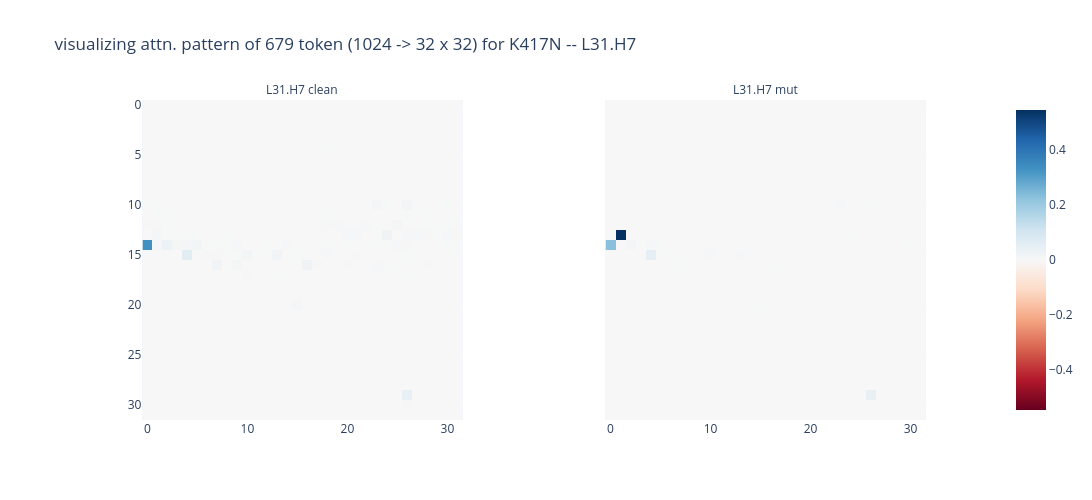
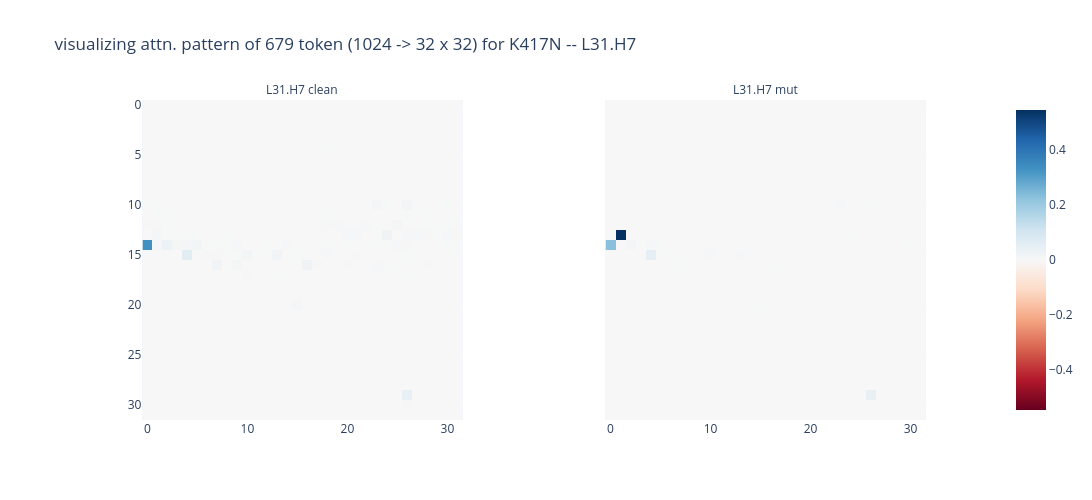
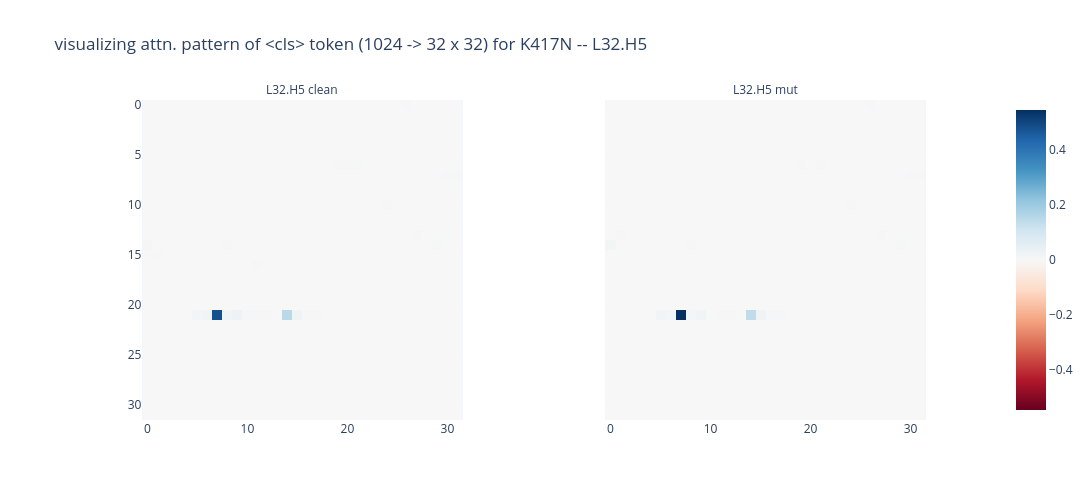
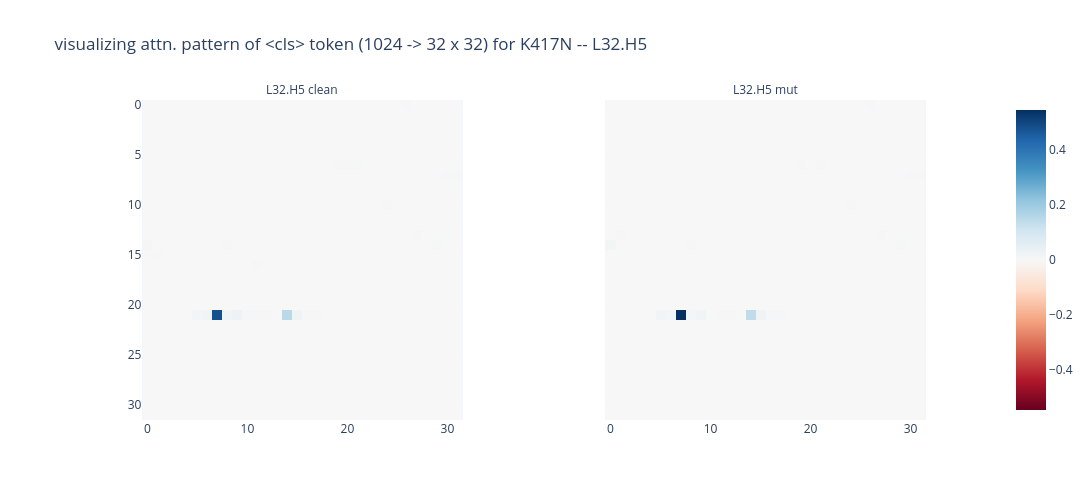

The cell these charts' notebook holds for them, in order:
### Code cell
for i, (layer, head) in enumerate(layer_head_list_i):
    print(layer, head)
    (attn_orig_mean, attn_orig_std) = attn_orig_mean_std[i]
    (attn_mut_mean, attn_mut_std) = attn_mut_mean_std[i]
    if layer == 32:
        fig = plot_orig_mut_attn_col(
            attn_orig_mean,
            attn_mut_mean,
            disp_title=f"visualizing attn. pattern of <cls> token (1024 -> 32 x 32) for {mut_i} -- L{layer}.H{head}",
            disp_col_label = f"L{layer}.H{head}"
        )
    if layer == 31:
        N = 679
        fig = plot_orig_mut_attn_col(
            attn_orig_mean[N,:],
            attn_mut_mean[N,:],
            disp_title=f"visualizing attn. pattern of {N} token (1024 -> 32 x 32) for {mut_i} -- L{layer}.H{head}",
            disp_col_label = f"L{layer}.H{head}"
        )
    fig.show()
    torch.cuda.empty_cache()

### Figure 1 — Plotly figure (JSON) as saved in the notebook; plotly's stock layout.template omitted (floating-point values rounded to 4 significant figures; data arrays with more than 128 entries replaced by an {"elided": "..."} marker saying what was removed)
{"data": [{"coloraxis": "coloraxis", "customdata": {"elided": "32x32 int values"}, "hovertemplate": "%{x}, %{y}<br>Sequence position: 0 <- %{customdata}<br>Attn Prob. %{z}", "name": "0", "type": "heatmap", "x": [0, 1, 2, 3, 4, 5, 6, 7, 8, 9, 10, 11, 12, 13, 14, 15, 16, 17, 18, 19, 20, 21, 22, 23, 24, 25, 26, 27, 28, 29, 30, 31], "xaxis": "x", "y": [0, 1, 2, 3, 4, 5, 6, 7, 8, 9, 10, 11, 12, 13, 14, 15, 16, 17, 18, 19, 20, 21, 22, 23, 24, 25, 26, 27, 28, 29, 30, 31], "yaxis": "y", "z": {"elided": "32x32 float values"}}, {"coloraxis": "coloraxis", "customdata": {"elided": "32x32 int values"}, "hovertemplate": "%{x}, %{y}<br>Sequence position: 0 <- %{customdata}<br>Attn Prob. %{z}", "name": "1", "type": "heatmap", "x": [0, 1, 2, 3, 4, 5, 6, 7, 8, 9, 10, 11, 12, 13, 14, 15, 16, 17, 18, 19, 20, 21, 22, 23, 24, 25, 26, 27, 28, 29, 30, 31], "xaxis": "x2", "y": [0, 1, 2, 3, 4, 5, 6, 7, 8, 9, 10, 11, 12, 13, 14, 15, 16, 17, 18, 19, 20, 21, 22, 23, 24, 25, 26, 27, 28, 29, 30, 31], "yaxis": "y2", "z": {"elided": "32x32 float values"}}], "layout": {"annotations": [{"font": {}, "showarrow": false, "text": "L31.H7 clean", "x": 0.245, "xanchor": "center", "xref": "paper", "y": 1, "yanchor": "bottom", "yref": "paper"}, {"font": {}, "showarrow": false, "text": "L31.H7 mut", "x": 0.755, "xanchor": "center", "xref": "paper", "y": 1, "yanchor": "bottom", "yref": "paper"}], "coloraxis": {"autocolorscale": false, "cmid": 0, "colorscale": [[0, "rgb(103,0,31)"], [0.1, "rgb(178,24,43)"], [0.2, "rgb(214,96,77)"], [0.3, "rgb(244,165,130)"], [0.4, "rgb(253,219,199)"], [0.5, "rgb(247,247,247)"], [0.6, "rgb(209,229,240)"], [0.7, "rgb(146,197,222)"], [0.8, "rgb(67,147,195)"], [0.9, "rgb(33,102,172)"], [1, "rgb(5,48,97)"]]}, "height": 500, "title": {"text": "visualizing attn. pattern of 679 token (1024 -> 32 x 32) for K417N -- L31.H7"}, "width": 1100, "xaxis": {"anchor": "y", "constrain": "domain", "domain": [0, 0.49], "scaleanchor": "y"}, "xaxis2": {"anchor": "y2", "domain": [0.51, 1], "matches": "x"}, "yaxis": {"anchor": "x", "autorange": "reversed", "constrain": "domain", "domain": [0, 1]}, "yaxis2": {"anchor": "x2", "domain": [0, 1], "matches": "y", "showticklabels": false}}}

### Figure 2 — Plotly figure (JSON) as saved in the notebook; plotly's stock layout.template omitted (floating-point values rounded to 4 significant figures; data arrays with more than 128 entries replaced by an {"elided": "..."} marker saying what was removed)
{"data": [{"coloraxis": "coloraxis", "customdata": {"elided": "32x32 int values"}, "hovertemplate": "%{x}, %{y}<br>Sequence position: 0 <- %{customdata}<br>Attn Prob. %{z}", "name": "0", "type": "heatmap", "x": [0, 1, 2, 3, 4, 5, 6, 7, 8, 9, 10, 11, 12, 13, 14, 15, 16, 17, 18, 19, 20, 21, 22, 23, 24, 25, 26, 27, 28, 29, 30, 31], "xaxis": "x", "y": [0, 1, 2, 3, 4, 5, 6, 7, 8, 9, 10, 11, 12, 13, 14, 15, 16, 17, 18, 19, 20, 21, 22, 23, 24, 25, 26, 27, 28, 29, 30, 31], "yaxis": "y", "z": {"elided": "32x32 float values"}}, {"coloraxis": "coloraxis", "customdata": {"elided": "32x32 int values"}, "hovertemplate": "%{x}, %{y}<br>Sequence position: 0 <- %{customdata}<br>Attn Prob. %{z}", "name": "1", "type": "heatmap", "x": [0, 1, 2, 3, 4, 5, 6, 7, 8, 9, 10, 11, 12, 13, 14, 15, 16, 17, 18, 19, 20, 21, 22, 23, 24, 25, 26, 27, 28, 29, 30, 31], "xaxis": "x2", "y": [0, 1, 2, 3, 4, 5, 6, 7, 8, 9, 10, 11, 12, 13, 14, 15, 16, 17, 18, 19, 20, 21, 22, 23, 24, 25, 26, 27, 28, 29, 30, 31], "yaxis": "y2", "z": {"elided": "32x32 float values"}}], "layout": {"annotations": [{"font": {}, "showarrow": false, "text": "L31.H7 clean", "x": 0.245, "xanchor": "center", "xref": "paper", "y": 1, "yanchor": "bottom", "yref": "paper"}, {"font": {}, "showarrow": false, "text": "L31.H7 mut", "x": 0.755, "xanchor": "center", "xref": "paper", "y": 1, "yanchor": "bottom", "yref": "paper"}], "coloraxis": {"autocolorscale": false, "cmid": 0, "colorscale": [[0, "rgb(103,0,31)"], [0.1, "rgb(178,24,43)"], [0.2, "rgb(214,96,77)"], [0.3, "rgb(244,165,130)"], [0.4, "rgb(253,219,199)"], [0.5, "rgb(247,247,247)"], [0.6, "rgb(209,229,240)"], [0.7, "rgb(146,197,222)"], [0.8, "rgb(67,147,195)"], [0.9, "rgb(33,102,172)"], [1, "rgb(5,48,97)"]]}, "height": 500, "title": {"text": "visualizing attn. pattern of 679 token (1024 -> 32 x 32) for K417N -- L31.H7"}, "width": 1100, "xaxis": {"anchor": "y", "constrain": "domain", "domain": [0, 0.49], "scaleanchor": "y"}, "xaxis2": {"anchor": "y2", "domain": [0.51, 1], "matches": "x"}, "yaxis": {"anchor": "x", "autorange": "reversed", "constrain": "domain", "domain": [0, 1]}, "yaxis2": {"anchor": "x2", "domain": [0, 1], "matches": "y", "showticklabels": false}}}

### Figure 3 — Plotly figure (JSON) as saved in the notebook; plotly's stock layout.template omitted (floating-point values rounded to 4 significant figures; data arrays with more than 128 entries replaced by an {"elided": "..."} marker saying what was removed)
{"data": [{"coloraxis": "coloraxis", "customdata": {"elided": "32x32 int values"}, "hovertemplate": "%{x}, %{y}<br>Sequence position: 0 <- %{customdata}<br>Attn Prob. %{z}", "name": "0", "type": "heatmap", "x": [0, 1, 2, 3, 4, 5, 6, 7, 8, 9, 10, 11, 12, 13, 14, 15, 16, 17, 18, 19, 20, 21, 22, 23, 24, 25, 26, 27, 28, 29, 30, 31], "xaxis": "x", "y": [0, 1, 2, 3, 4, 5, 6, 7, 8, 9, 10, 11, 12, 13, 14, 15, 16, 17, 18, 19, 20, 21, 22, 23, 24, 25, 26, 27, 28, 29, 30, 31], "yaxis": "y", "z": {"elided": "32x32 float values"}}, {"coloraxis": "coloraxis", "customdata": {"elided": "32x32 int values"}, "hovertemplate": "%{x}, %{y}<br>Sequence position: 0 <- %{customdata}<br>Attn Prob. %{z}", "name": "1", "type": "heatmap", "x": [0, 1, 2, 3, 4, 5, 6, 7, 8, 9, 10, 11, 12, 13, 14, 15, 16, 17, 18, 19, 20, 21, 22, 23, 24, 25, 26, 27, 28, 29, 30, 31], "xaxis": "x2", "y": [0, 1, 2, 3, 4, 5, 6, 7, 8, 9, 10, 11, 12, 13, 14, 15, 16, 17, 18, 19, 20, 21, 22, 23, 24, 25, 26, 27, 28, 29, 30, 31], "yaxis": "y2", "z": {"elided": "32x32 float values"}}], "layout": {"annotations": [{"font": {}, "showarrow": false, "text": "L32.H5 clean", "x": 0.245, "xanchor": "center", "xref": "paper", "y": 1, "yanchor": "bottom", "yref": "paper"}, {"font": {}, "showarrow": false, "text": "L32.H5 mut", "x": 0.755, "xanchor": "center", "xref": "paper", "y": 1, "yanchor": "bottom", "yref": "paper"}], "coloraxis": {"autocolorscale": false, "cmid": 0, "colorscale": [[0, "rgb(103,0,31)"], [0.1, "rgb(178,24,43)"], [0.2, "rgb(214,96,77)"], [0.3, "rgb(244,165,130)"], [0.4, "rgb(253,219,199)"], [0.5, "rgb(247,247,247)"], [0.6, "rgb(209,229,240)"], [0.7, "rgb(146,197,222)"], [0.8, "rgb(67,147,195)"], [0.9, "rgb(33,102,172)"], [1, "rgb(5,48,97)"]]}, "height": 500, "title": {"text": "visualizing attn. pattern of <cls> token (1024 -> 32 x 32) for K417N -- L32.H5"}, "width": 1100, "xaxis": {"anchor": "y", "constrain": "domain", "domain": [0, 0.49], "scaleanchor": "y"}, "xaxis2": {"anchor": "y2", "domain": [0.51, 1], "matches": "x"}, "yaxis": {"anchor": "x", "autorange": "reversed", "constrain": "domain", "domain": [0, 1]}, "yaxis2": {"anchor": "x2", "domain": [0, 1], "matches": "y", "showticklabels": false}}}

### Figure 4 — Plotly figure (JSON) as saved in the notebook; plotly's stock layout.template omitted (floating-point values rounded to 4 significant figures; data arrays with more than 128 entries replaced by an {"elided": "..."} marker saying what was removed)
{"data": [{"coloraxis": "coloraxis", "customdata": {"elided": "32x32 int values"}, "hovertemplate": "%{x}, %{y}<br>Sequence position: 0 <- %{customdata}<br>Attn Prob. %{z}", "name": "0", "type": "heatmap", "x": [0, 1, 2, 3, 4, 5, 6, 7, 8, 9, 10, 11, 12, 13, 14, 15, 16, 17, 18, 19, 20, 21, 22, 23, 24, 25, 26, 27, 28, 29, 30, 31], "xaxis": "x", "y": [0, 1, 2, 3, 4, 5, 6, 7, 8, 9, 10, 11, 12, 13, 14, 15, 16, 17, 18, 19, 20, 21, 22, 23, 24, 25, 26, 27, 28, 29, 30, 31], "yaxis": "y", "z": {"elided": "32x32 float values"}}, {"coloraxis": "coloraxis", "customdata": {"elided": "32x32 int values"}, "hovertemplate": "%{x}, %{y}<br>Sequence position: 0 <- %{customdata}<br>Attn Prob. %{z}", "name": "1", "type": "heatmap", "x": [0, 1, 2, 3, 4, 5, 6, 7, 8, 9, 10, 11, 12, 13, 14, 15, 16, 17, 18, 19, 20, 21, 22, 23, 24, 25, 26, 27, 28, 29, 30, 31], "xaxis": "x2", "y": [0, 1, 2, 3, 4, 5, 6, 7, 8, 9, 10, 11, 12, 13, 14, 15, 16, 17, 18, 19, 20, 21, 22, 23, 24, 25, 26, 27, 28, 29, 30, 31], "yaxis": "y2", "z": {"elided": "32x32 float values"}}], "layout": {"annotations": [{"font": {}, "showarrow": false, "text": "L32.H5 clean", "x": 0.245, "xanchor": "center", "xref": "paper", "y": 1, "yanchor": "bottom", "yref": "paper"}, {"font": {}, "showarrow": false, "text": "L32.H5 mut", "x": 0.755, "xanchor": "center", "xref": "paper", "y": 1, "yanchor": "bottom", "yref": "paper"}], "coloraxis": {"autocolorscale": false, "cmid": 0, "colorscale": [[0, "rgb(103,0,31)"], [0.1, "rgb(178,24,43)"], [0.2, "rgb(214,96,77)"], [0.3, "rgb(244,165,130)"], [0.4, "rgb(253,219,199)"], [0.5, "rgb(247,247,247)"], [0.6, "rgb(209,229,240)"], [0.7, "rgb(146,197,222)"], [0.8, "rgb(67,147,195)"], [0.9, "rgb(33,102,172)"], [1, "rgb(5,48,97)"]]}, "height": 500, "title": {"text": "visualizing attn. pattern of <cls> token (1024 -> 32 x 32) for K417N -- L32.H5"}, "width": 1100, "xaxis": {"anchor": "y", "constrain": "domain", "domain": [0, 0.49], "scaleanchor": "y"}, "xaxis2": {"anchor": "y2", "domain": [0.51, 1], "matches": "x"}, "yaxis": {"anchor": "x", "autorange": "reversed", "constrain": "domain", "domain": [0, 1]}, "yaxis2": {"anchor": "x2", "domain": [0, 1], "matches": "y", "showticklabels": false}}}
